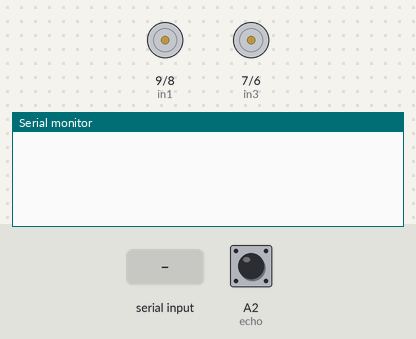
A sketch run on a simulated Arduino Uno, built with avr-gcc and run on an emulated ATmega328P. On the bench: motor-driver pin pairs drawn as motors (green arrow = first pin HIGH = forward, orange = second pin HIGH = backward, longer = more drive, scaled by the enable pin), the last lines printed to the serial monitor. Inputs (shaded band) come from the test bench; at power-on: A2 (echo) LOW.

Above: at 1.2 s.
1.3 s: "1\n" received over the second serial link
At 2.1 s:
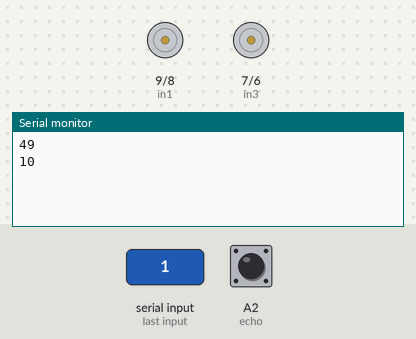
2.8 s: A2 (echo) pulsed HIGH 2 times (0.12 s each, 0.3 s apart)
At 4.0 s:
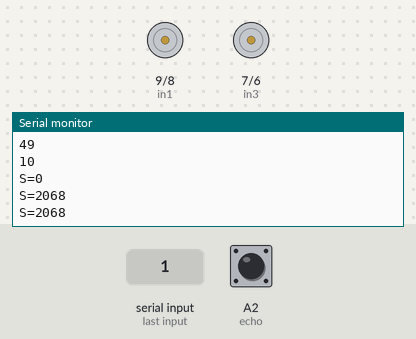

Measured:
- after the input at 1.3 s, the serial monitor: prints a new line at once (image 1)
- after the input at 2.8 s, the serial monitor: prints a new line after 0.12 s (image 2)

The sketch:

motion_code.ino
```cpp
#include <SoftwareSerial.h>
SoftwareSerial BT_Serial(2, 3);


#define enA 10//Enable1 L298 Pin enA
#define in1 9 //Motor1  L298 Pin in1
#define in2 8 //Motor1  L298 Pin in1
#define in3 7 //Motor2  L298 Pin in1
#define in4 6 //Motor2  L298 Pin in1
#define enB 5 //Enable2 L298 Pin enB


#define echo A2
#define trigger A3


long distance;
int distance_F = 30;
int set = 20;

int Speed = 90;

int bt_ir_data;

int mode=0;

void setup(){

pinMode(echo, INPUT);
pinMode(trigger, OUTPUT);
pinMode(enA, OUTPUT);
pinMode(in1, OUTPUT);
pinMode(in2, OUTPUT);
pinMode(in3, OUTPUT);
pinMode(in4, OUTPUT);
pinMode(enB, OUTPUT);


Serial.begin(9600);
BT_Serial.begin(9600);


}


void loop(){

if(BT_Serial.available() > 0){
bt_ir_data = BT_Serial.read();
Serial.println(bt_ir_data);
if(bt_ir_data > 20){Speed = bt_ir_data;}
}


     if(bt_ir_data == 8){mode=0; Stop();}
else if(bt_ir_data == 9){mode=1; Speed=130;}
else if(bt_ir_data ==10){mode=2; Speed=255;}
if(mode==0){
     if(bt_ir_data == 1){forword(); }
else if(bt_ir_data == 2){backword();}
else if(bt_ir_data == 3){turnLeft();}
else if(bt_ir_data == 4){turnRight();}
else if(bt_ir_data == 5){Stop(); }
else if(bt_ir_data == 6){turnLeft();  delay(400);  bt_ir_data = 5;}
else if(bt_ir_data == 7){turnRight(); delay(400);  bt_ir_data = 5;}
}


if(mode==2){
 distance_F = Ultrasonic_read();
 Serial.print("S=");Serial.println(distance_F);
  if (distance_F < set)
  {
        Stop();
  }

 else
  {
         forword();

  }

}

delay(10);
}


long Ultrasonic_read(){
  digitalWrite(trigger, LOW);
  delayMicroseconds(2);
  digitalWrite(trigger, HIGH);
  delayMicroseconds(10);
  distance = pulseIn (echo, HIGH);
  return distance / 29 / 2;
}

void forword(){
digitalWrite(in1, HIGH);
digitalWrite(in2, LOW);
digitalWrite(in3, LOW);
digitalWrite(in4, HIGH);


}

void backword(){

digitalWrite(in1, LOW);
digitalWrite(in2, HIGH);
digitalWrite(in3, HIGH);
digitalWrite(in4, LOW);

}

void turnRight(){

digitalWrite(in1, HIGH);
digitalWrite(in2, LOW);
digitalWrite(in3, HIGH);
digitalWrite(in4, LOW);


}
void turnLeft(){


digitalWrite(in1, LOW);
digitalWrite(in2, HIGH);
digitalWrite(in3, LOW);
digitalWrite(in4, HIGH);

}
void Stop(){

digitalWrite(in1, LOW);
digitalWrite(in2, LOW);
digitalWrite(in3, LOW);
digitalWrite(in4, LOW);

}
```
